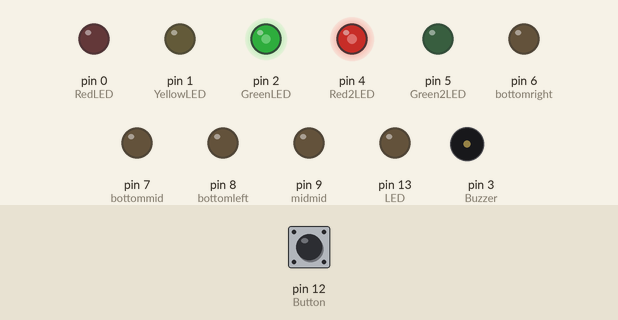
Simulated run of this sketch. Board: Arduino Uno, built with avr-gcc and run on an emulated ATmega328P. Parts: output pins drawn as LEDs (lit = HIGH), buzzer (waves = sounding). Inputs (shaded band) come from the test bench; at power-on: pin 12 (Button) HIGH.

Above: at 3.1 s.
3.2 s: pin 12 (Button) pulled LOW for 0.15 s
At 4.7 s:
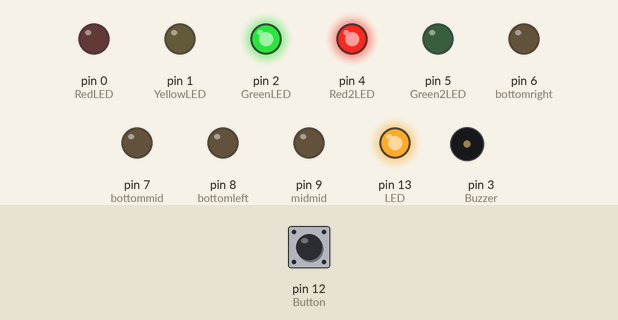
At 13.5 s:
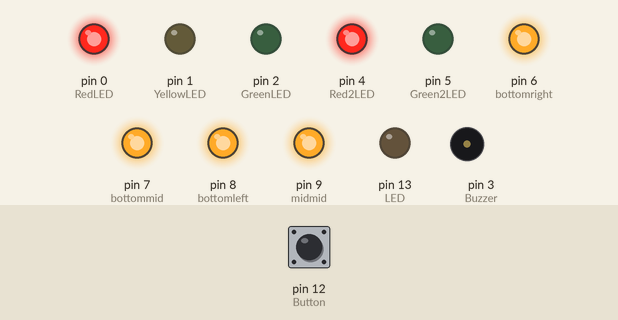
15.3 s: pin 12 (Button) pulled LOW for 3.2 s
At 22.0 s:
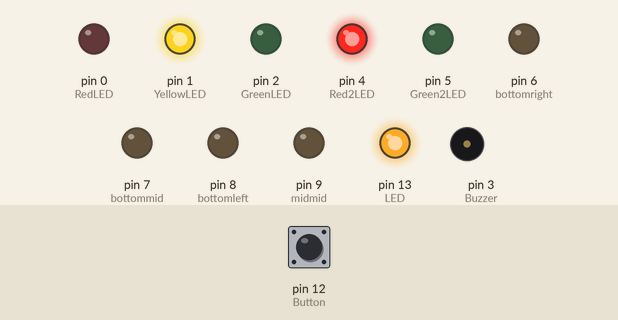
Timing chart, 0 to 26.0 s (numbered marks = the images above; inputs shaded):
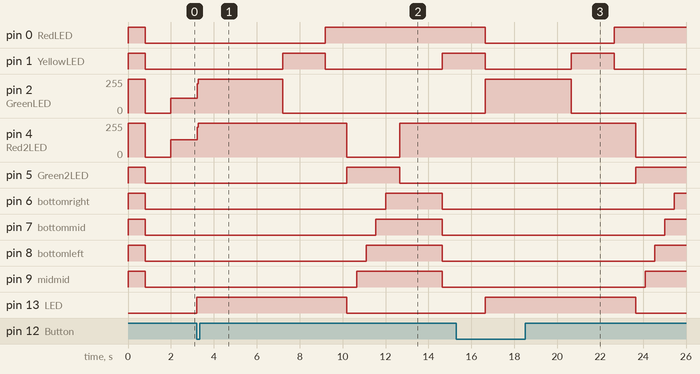

The sketch:

Traffic_Lights.ino
```cpp
int buttonstate = 0;
int count = 0;
int count2 = 3;
int segmentcount[4] = {6,7,8,9};

void setup() {
  // put your setup code here, to run once:
pinMode(0, OUTPUT);
pinMode(1, OUTPUT);
pinMode(2, OUTPUT);
pinMode(3, OUTPUT);
pinMode(4, OUTPUT);
pinMode(5, OUTPUT);

pinMode(6, OUTPUT);
pinMode(7, OUTPUT);
pinMode(8, OUTPUT);
pinMode(9, OUTPUT);

pinMode(12, INPUT);
pinMode(13, OUTPUT);

//for the main traffic lights
#define RedLED 0
#define YellowLED 1
#define GreenLED 2

//for the buzzer
#define Buzzer 3

//for the pedestrian green/red man
#define Red2LED 4
#define Green2LED 5

//7 segment display stuff - I only used the button four segments
#define bottomright 6
#define bottommid 7
#define bottomleft 8
#define midmid 9

//button to indicate someone is waiting
#define Button 12

//a "wait" light - this can just be on the board, although mine is also connected to the bottom right dot on the 7 segment display
#define LED 13

//test that everything is working - quickly turn all LEDs on and off and beep twice
blinky();
//beeps once to indicate this is done, and the program has started
beep250();
}

void loop() {
  //This is the main code, and will be repeated forever

  //make sure that all LEDs are off
reset();

//if the button has been pressed, do the traffic light sequence, if not then check button again
//button state low means the button has been pressed

buttonstate = digitalRead(Button);
 if (buttonstate == LOW) {
  digitalWrite(LED,HIGH);
  digitalWrite(Red2LED,LOW);
  digitalWrite(Green2LED,HIGH);
  trafficlight();

 }
  else {
    digitalWrite(GreenLED,HIGH);
    digitalWrite(Red2LED,HIGH);
    digitalWrite(Green2LED,LOW);
    digitalWrite(LED,LOW);
 }
}

//below are subroutines


//this is the setup, to make sure everything is working
void blinky() {
set();
  delay (500);
reset();
  delay (1000);
}

//turns all the LEDs off
void reset(){
  digitalWrite(RedLED,LOW);
  digitalWrite(YellowLED,LOW);
  digitalWrite(GreenLED,LOW);
  digitalWrite(Green2LED,LOW);
  digitalWrite(Red2LED,LOW);
  segmentoff();
}

//turns all the LEDs on and beeps the buzzer twice
void set(){
  digitalWrite(RedLED,HIGH);
  digitalWrite(YellowLED, HIGH);
  digitalWrite(GreenLED,HIGH);
  digitalWrite(Red2LED,HIGH);
  digitalWrite(Green2LED,HIGH);
  segmenton();
  beep250();
  beep250();
}

//turns all the segments on the 7 segment display on
void segmenton(){
  digitalWrite(bottomright,HIGH);
  digitalWrite(bottommid,HIGH);
  digitalWrite(bottomleft,HIGH);
  digitalWrite(midmid,HIGH);
}


//turns all the segments on the 7 segment display off
void segmentoff(){
  digitalWrite(bottomright,LOW);
  digitalWrite(bottommid,LOW);
  digitalWrite(bottomleft,LOW);
  digitalWrite(midmid,LOW);
}

//this makes the buzzer beep - it takes 250ms to complete
void beep250(){
  tone(Buzzer,2500,100);
  delay (150);
}

//this is the traffic light sequence - I'm not saying what all this does as it'll take too long, but in the middle is the control for the buzzer, this also controls the 7 segment display.
void trafficlight(){
  reset();
  digitalWrite(GreenLED,HIGH);
  digitalWrite(Red2LED,HIGH);
  delay (4000);
  digitalWrite (GreenLED,LOW);
  digitalWrite(YellowLED,HIGH);
  delay (2000);
  digitalWrite(YellowLED,LOW);
  digitalWrite (RedLED,HIGH);
  delay (1000);
  digitalWrite (Red2LED, LOW);
  digitalWrite (Green2LED,HIGH);
  digitalWrite (LED, LOW);
  count = 0;
  count2 = 4;
    while(count<13){
      count++;
      beep250();
        if (count%3 == 0){
        count2--;
        digitalWrite(segmentcount[count2],HIGH);
        }
    }
  delay (500);
  digitalWrite(Green2LED,LOW);
  digitalWrite(RedLED,HIGH);
  digitalWrite (Red2LED,HIGH);
  delay(2000);
  segmentoff();
  digitalWrite(YellowLED,HIGH);
  delay(2000);
  digitalWrite(YellowLED,LOW);
  digitalWrite(RedLED,LOW);
  digitalWrite(GreenLED,HIGH);
}
```

Measured:
- after the input at 3.2 s, pin 0 (RedLED): LOW → HIGH after 6.0 s; pin 1 (YellowLED): LOW → HIGH after 4.0 s, → LOW 2.0 s later, → HIGH 5.5 s later
- after the input at 15.3 s, pin 2 (GreenLED): 0/255 → 255/255 after 1.4 s, → 0/255 4.0 s later; pin 4 (Red2LED): 255/255 → 0/255 after 8.4 s; pin 5 (Green2LED): LOW → HIGH after 8.4 s; pin 6 (bottomright): LOW → HIGH after 10.2 s; pin 7 (bottommid): LOW → HIGH after 9.7 s
